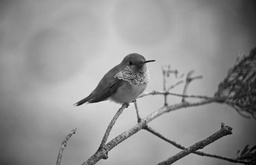
#> input picture Labs/Lab8/Grayscale.jpg, 256 x 165 px, shrunk from 991 x 637 before the run, found by its file name
$ python Lab8.py
#> lines starting #> are read from the running program, lines starting #| are printed output that depends on the picture
import cv2
import numpy as np
import matplotlib.pyplot as plt
from math import sqrt, exp
plt.figure(figsize=(6.4*5, 4.8*5), constrained_layout=False)
img = cv2.imread("Lab8\Grayscale.jpg", 0)
#> img is the input picture: shape (165, 256); min 0, max 236, mean 145.4
plt.subplot(151), plt.imshow(img, "gray"), plt.title("Original Image")

original = np.fft.fft2(img)
plt.subplot(152), plt.imshow(np.log(1 + np.abs(original)), "gray"), plt.title("Spectrum")

center = np.fft.fftshift(original)
plt.subplot(153), plt.imshow(np.log(1 + np.abs(center)), "gray"), plt.title("Centered Spectrum")

inv_center = np.fft.ifftshift(center)
plt.subplot(154), plt.imshow(np.log(1 + np.abs(inv_center)), "gray"), plt.title("Decentralized")

processed_img = np.fft.ifft2(inv_center)
plt.subplot(155), plt.imshow(np.abs(processed_img), "gray"), plt.title("Processed Image")

plt.show()
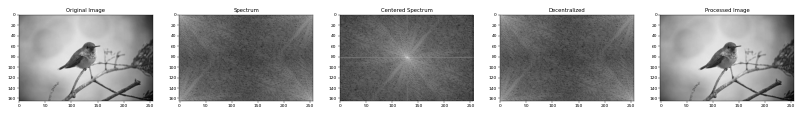
#> figure drawn by matplotlib, 5 panels

plt.figure(figsize=(6.4 * 5, 4.8 * 5), constrained_layout=False)

plt.subplot(131), plt.imshow(np.log(np.abs(original)), "gray"), plt.title("Spectrum")

plt.subplot(132), plt.imshow(np.angle(original), "gray"), plt.title("Phase Angle")
plt.show()
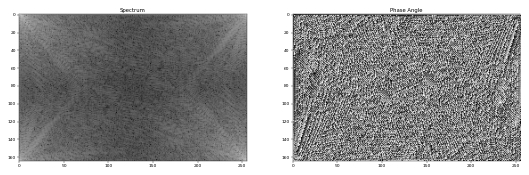
#> figure drawn by matplotlib, 2 panels

def distance(point1, point2):
    return sqrt((point1[0] - point2[0]) ** 2 + (point1[1] - point2[1]) ** 2)

def idealFilterLP(D0, imgShape):
    base = np.zeros(imgShape[:2])
    rows, cols = imgShape[:2]
    center = (rows / 2, cols / 2)
    for x in range(cols):
        for y in range(rows):
            if distance((y, x), center) < D0:
                base[y, x] = 1
    return base

def idealFilterHP(D0, imgShape):
    base = np.ones(imgShape[:2])
    rows, cols = imgShape[:2]
    center = (rows / 2, cols / 2)
    for x in range(cols):
        for y in range(rows):
            if distance((y, x), center) < D0:
                base[y, x] = 0
    return base

# [28 lines of commented-out code are left out]

def gaussianHP(D0, imgShape):
    base = np.zeros(imgShape[:2])
    rows, cols = imgShape[:2]
    center = (rows / 2, cols / 2)
    for x in range(cols):
        for y in range(rows):
            base[y, x] = 1 - exp(((-distance((y, x), center) ** 2) / (2 * (D0 ** 2))))
    return base

plt.figure(figsize=(6.4 * 5, 4.8 * 5), constrained_layout=False)

plt.subplot(161), plt.imshow(img, "gray"), plt.title("Original Image")

original = np.fft.fft2(img)
plt.subplot(162), plt.imshow(np.log(1 + np.abs(original)), "gray"), plt.title("Spectrum")

center = np.fft.fftshift(original)
plt.subplot(163), plt.imshow(np.log(1 + np.abs(center)), "gray"), plt.title("Centered Spectrum")

LowPassCenter = center * idealFilterLP(50, img.shape)
plt.subplot(164), plt.imshow(np.log(1 + np.abs(LowPassCenter)), "gray"), plt.title(
   "Centered Spectrum multiply Low Pass Filter")

LowPass = np.fft.ifftshift(LowPassCenter)
plt.subplot(165), plt.imshow(np.log(1 + np.abs(LowPass)), "gray"), plt.title("Decentralize")

inverse_LowPass = np.fft.ifft2(LowPass)
plt.subplot(166), plt.imshow(np.abs(inverse_LowPass), "gray"), plt.title("Processed Image")

plt.show()
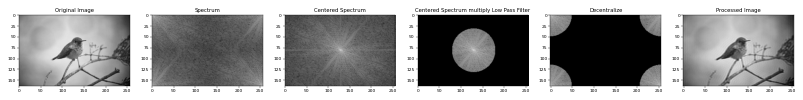
#> figure drawn by matplotlib, 6 panels

plt.figure(figsize=(6.4 * 5, 4.8 * 5), constrained_layout=False)

plt.subplot(151), plt.imshow(np.log(1 + np.abs(center)), "gray"), plt.title("Spectrum")

LowPass = idealFilterLP(50, img.shape)
plt.subplot(152), plt.imshow(np.abs(LowPass), "gray"), plt.title("Low Pass Filter")

LowPassCenter = center * idealFilterLP(50, img.shape)
plt.subplot(153), plt.imshow(np.log(1 + np.abs(LowPassCenter)), "gray"), plt.title(
   "Centered Spectrum multiply Low Pass Filter")

LowPass = np.fft.ifftshift(LowPassCenter)
plt.subplot(154), plt.imshow(np.log(1 + np.abs(LowPass)), "gray"), plt.title("Decentralize")

inverse_LowPass = np.fft.ifft2(LowPass)
plt.subplot(155), plt.imshow(np.abs(inverse_LowPass), "gray"), plt.title("Processed Image")

plt.show()
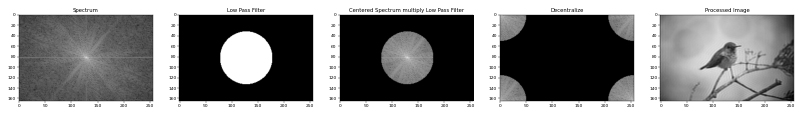
#> figure drawn by matplotlib, 5 panels

plt.figure(figsize=(6.4 * 5, 4.8 * 5), constrained_layout=False)

plt.subplot(151), plt.imshow(np.log(1 + np.abs(center)), "gray"), plt.title("Spectrum")

HighPass = idealFilterHP(50, img.shape)
plt.subplot(152), plt.imshow(np.abs(HighPass), "gray"), plt.title("High Pass Filter")

HighPassCenter = center * idealFilterHP(50, img.shape)
plt.subplot(153), plt.imshow(np.log(1 + np.abs(HighPassCenter)), "gray"), plt.title(
    "Centered Spectrum multiply High Pass Filter")

HighPass = np.fft.ifftshift(HighPassCenter)
plt.subplot(154), plt.imshow(np.log(1 + np.abs(HighPass)), "gray"), plt.title("Decentralize")

inverse_HighPass = np.fft.ifft2(HighPass)
plt.subplot(155), plt.imshow(np.abs(inverse_HighPass), "gray"), plt.title("Processed Image")

plt.show()
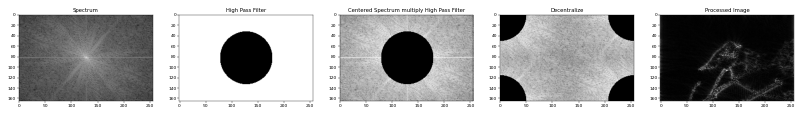
#> figure drawn by matplotlib, 5 panels
import cv2
import numpy as np
import matplotlib.pyplot as plt
from math import sqrt, exp

plt.figure(figsize=(6.4 * 5, 4.8 * 5), constrained_layout=False)

#img = cv2.imread("D:\LNU\Grayscale.jpg", 0)
img = cv2.imread("Lab8\Grayscale.jpg", 0)
plt.subplot(151), plt.imshow(img, "gray"), plt.title("Original Image")

original = np.fft.fft2(img)
plt.subplot(152), plt.imshow(np.log(1 + np.abs(original)), "gray"), plt.title("Spectrum")

center = np.fft.fftshift(original)
#plt.subplot(153), plt.imshow(np.log(1 + np.abs(center)), "gray"), plt.title("Centered Spectrum")

inv_center = np.fft.ifftshift(center)
plt.subplot(154), plt.imshow(np.log(1 + np.abs(inv_center)), "gray"), plt.title("Decentralized")

processed_img = np.fft.ifft2(inv_center)
plt.subplot(155), plt.imshow(np.abs(processed_img), "gray"), plt.title("Processed Image")

plt.show()
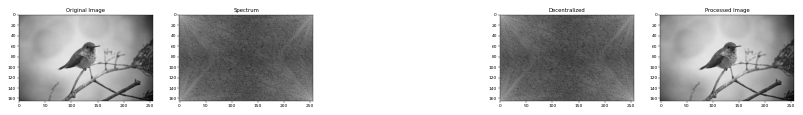
#> figure drawn by matplotlib, 4 panels

plt.figure(figsize=(6.4 * 5, 4.8 * 5), constrained_layout=False)

plt.subplot(131), plt.imshow(np.log(np.abs(original)), "gray"), plt.title("Spectrum")

plt.subplot(132), plt.imshow(np.angle(original), "gray"), plt.title("Phase Angle")
plt.show()


def distance(point1, point2):
    return sqrt((point1[0] - point2[0]) ** 2 + (point1[1] - point2[1]) ** 2)


def idealFilterLP(D0, imgShape):
    base = np.zeros(imgShape[:2])
    rows, cols = imgShape[:2]
    center = (rows / 2, cols / 2)
    for x in range(cols):
        for y in range(rows):
            if distance((y, x), center) < D0:
                base[y, x] = 1
    return base


def idealFilterHP(D0, imgShape):
    base = np.ones(imgShape[:2])
    rows, cols = imgShape[:2]
    center = (rows / 2, cols / 2)
    for x in range(cols):
        for y in range(rows):
            if distance((y, x), center) < D0:
                base[y, x] = 0
    return base


def butterworthLP(D0, imgShape, n):
    base = np.zeros(imgShape[:2])
    rows, cols = imgShape[:2]
    center = (rows / 2, cols / 2)
    for x in range(cols):
        for y in range(rows):
            base[y, x] = 1 / (1 + (distance((y, x), center) / D0) ** (2 * n))
    return base


def butterworthHP(D0, imgShape, n):
    base = np.zeros(imgShape[:2])
    rows, cols = imgShape[:2]
    center = (rows / 2, cols / 2)
    for x in range(cols):
        for y in range(rows):
            base[y, x] = 1 - 1 / (1 + (distance((y, x), center) / D0) ** (2 * n))
    return base


def gaussianLP(D0, imgShape):
    base = np.zeros(imgShape[:2])
    rows, cols = imgShape[:2]
    center = (rows / 2, cols / 2)
    for x in range(cols):
        for y in range(rows):
            base[y, x] = exp(((-distance((y, x), center) ** 2) / (2 * (D0 ** 2))))
    return base


def gaussianHP(D0, imgShape):
    base = np.zeros(imgShape[:2])
    rows, cols = imgShape[:2]
    center = (rows / 2, cols / 2)
    for x in range(cols):
        for y in range(rows):
            base[y, x] = 1 - exp(((-distance((y, x), center) ** 2) / (2 * (D0 ** 2))))
    return base


plt.figure(figsize=(6.4 * 5, 4.8 * 5), constrained_layout=False)

plt.subplot(161), plt.imshow(img, "gray"), plt.title("Original Image")

original = np.fft.fft2(img)
plt.subplot(162), plt.imshow(np.log(1 + np.abs(original)), "gray"), plt.title("Spectrum")

center = np.fft.fftshift(original)
plt.subplot(163), plt.imshow(np.log(1 + np.abs(center)), "gray"), plt.title("Centered Spectrum")

LowPassCenter = center * idealFilterLP(50, img.shape)
plt.subplot(164), plt.imshow(np.log(1 + np.abs(LowPassCenter)), "gray"), plt.title(
    "Centered Spectrum multiply Low Pass Filter")

LowPass = np.fft.ifftshift(LowPassCenter)
plt.subplot(165), plt.imshow(np.log(1 + np.abs(LowPass)), "gray"), plt.title("Decentralize")

inverse_LowPass = np.fft.ifft2(LowPass)
plt.subplot(166), plt.imshow(np.abs(inverse_LowPass), "gray"), plt.title("Processed Image")

plt.show()

plt.figure(figsize=(6.4 * 5, 4.8 * 5), constrained_layout=False)

plt.subplot(151), plt.imshow(np.log(1 + np.abs(center)), "gray"), plt.title("Spectrum")

LowPass = idealFilterLP(50, img.shape)
plt.subplot(152), plt.imshow(np.abs(LowPass), "gray"), plt.title("Low Pass Filter")

LowPassCenter = center * idealFilterLP(50, img.shape)
plt.subplot(153), plt.imshow(np.log(1 + np.abs(LowPassCenter)), "gray"), plt.title(
    "Centered Spectrum multiply Low Pass Filter")

LowPass = np.fft.ifftshift(LowPassCenter)
plt.subplot(154), plt.imshow(np.log(1 + np.abs(LowPass)), "gray"), plt.title("Decentralize")

inverse_LowPass = np.fft.ifft2(LowPass)
plt.subplot(155), plt.imshow(np.abs(inverse_LowPass), "gray"), plt.title("Processed Image")

plt.show()

plt.figure(figsize=(6.4 * 5, 4.8 * 5), constrained_layout=False)

plt.subplot(151), plt.imshow(np.log(1 + np.abs(center)), "gray"), plt.title("Spectrum")

HighPass = idealFilterHP(50, img.shape)
plt.subplot(152), plt.imshow(np.abs(HighPass), "gray"), plt.title("High Pass Filter")

HighPassCenter = center * idealFilterHP(50, img.shape)
plt.subplot(153), plt.imshow(np.log(1 + np.abs(HighPassCenter)), "gray"), plt.title(
    "Centered Spectrum multiply High Pass Filter")

HighPass = np.fft.ifftshift(HighPassCenter)
plt.subplot(154), plt.imshow(np.log(1 + np.abs(HighPass)), "gray"), plt.title("Decentralize")

inverse_HighPass = np.fft.ifft2(HighPass)
plt.subplot(155), plt.imshow(np.abs(inverse_HighPass), "gray"), plt.title("Processed Image")

plt.show()
